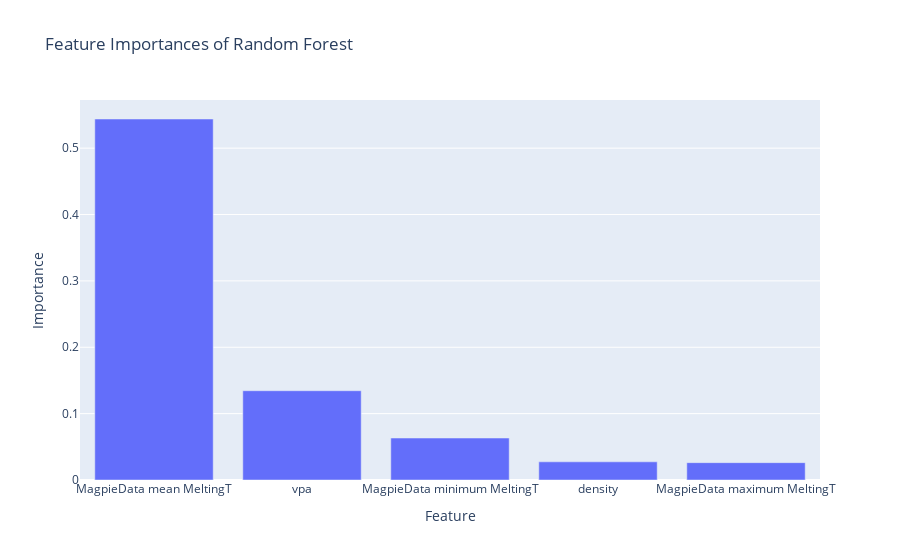

Notebook code for this chart:
### Code cell
importances = rf.feature_importances_
included = X.columns.values
indices = np.argsort(importances)[::-1]

fig_bar = px.bar(
    x=included[indices][0:5], 
    y=importances[indices][0:5], 
    title="Feature Importances of Random Forest",
    labels={"x": "Feature", "y": "Importance"}
)
fig_bar.show()

#the results kind of intuitively makes sense as we are predicting the bulk modulus

### Figure 1 — Plotly figure (JSON) as saved in the notebook; plotly's stock layout.template omitted (floating-point values rounded to 4 significant figures)
{"data": [{"hovertemplate": "Feature=%{x}<br>Importance=%{y}<extra></extra>", "legendgroup": "", "marker": {"color": "#636efa", "pattern": {"shape": ""}}, "name": "", "orientation": "v", "showlegend": false, "textposition": "auto", "type": "bar", "x": ["MagpieData mean MeltingT", "vpa", "MagpieData minimum MeltingT", "density", "MagpieData maximum MeltingT"], "xaxis": "x", "y": [0.5439, 0.1345, 0.06324, 0.02739, 0.02615], "yaxis": "y"}], "layout": {"autosize": true, "barmode": "relative", "legend": {"tracegroupgap": 0}, "title": {"text": "Feature Importances of Random Forest"}, "xaxis": {"anchor": "y", "autorange": true, "domain": [0, 1], "range": [-0.5, 4.5], "title": {"text": "Feature"}, "type": "category"}, "yaxis": {"anchor": "x", "autorange": true, "domain": [0, 1], "range": [0, 0.5726], "title": {"text": "Importance"}, "type": "linear"}}}
